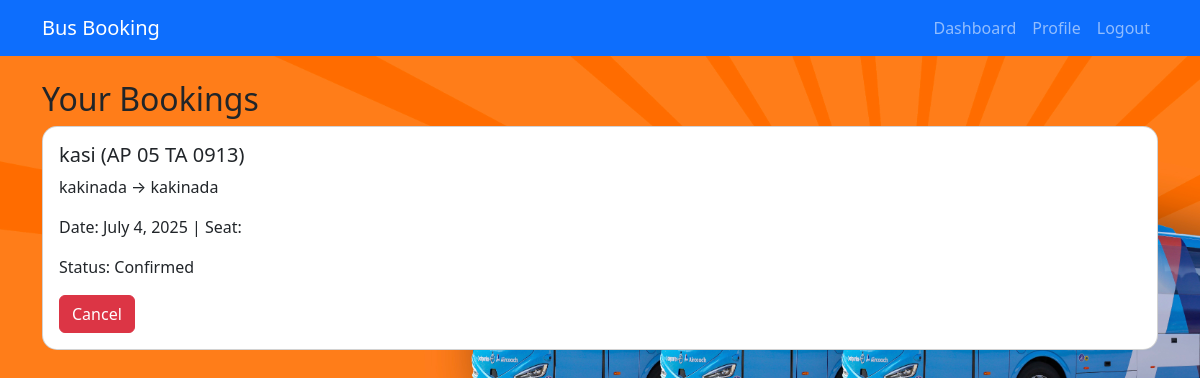
Page /my-bookings/ (signed in) on the committed database.
### core/models.py (models this page shows, shortened)
class Booking(models.Model):
    user = models.ForeignKey(User, on_delete=models.CASCADE)
    route = models.ForeignKey(Route, on_delete=models.CASCADE)
    seat = models.ManyToManyField(Seat)
    booked_on = models.DateTimeField(auto_now_add=True)
    is_cancelled = models.BooleanField(default=False)
    is_paid = models.BooleanField(default=False)

class Route(models.Model):
    bus = models.ForeignKey(Bus, on_delete=models.CASCADE)
    from_city = models.ForeignKey(City, related_name='route_from', on_delete=models.CASCADE)
    to_city = models.ForeignKey(City, related_name='route_to', on_delete=models.CASCADE)
    date = models.DateField()
    time = models.TimeField()
    price = models.DecimalField(max_digits=10, decimal_places=2)

class Bus(models.Model):
    bus_name = models.CharField(max_length=100)
    bus_number = models.CharField(max_length=20)
    total_seats = models.IntegerField()

class City(models.Model):
    name = models.CharField(max_length=100)
    def __str__(self):
        return self.name

### core/views.py (the view)
# urls.py: path('my-bookings/', views.booking_history, name='booking_history'),
@login_required
def booking_history(request):
    bookings = Booking.objects.filter(user=request.user).order_by('-booked_on')
    return render(request, 'booking_history.html', {'bookings': bookings})

### core/templates/booking_history.html (shortened to what this page needs)
{% extends 'base.html' %}
{% block content %}
<h2>Your Bookings</h2>
{% for booking in bookings %}
    <div class="card mb-3 animate__animated animate__fadeIn">
        <div class="card-body">
            <h5 class="card-title">{{ booking.route.bus.bus_name }} ({{ booking.route.bus.bus_number }})</h5>
            <p class="card-text">{{ booking.route.from_city }} → {{ booking.route.to_city }}</p>
            <p>Date: {{ booking.route.date }} | Seat: {{ booking.seat.seat_number }}</p>
            <p>Status: {% if booking.is_cancelled %}Cancelled{% else %}Confirmed{% endif %}</p>
            {% if not booking.is_cancelled %}
                <a href="/cancel-booking/{{ booking.id }}/" class="btn btn-danger">Cancel</a>
            {% else %}
                <a href="/delete-booking/{{ booking.id }}/" class="btn btn-danger">Delete</a>
            {% endif %}
        </div>
    </div>
{% empty %}
    <p>No bookings found.</p>
{% endfor %}
{% endblock %}

### rows in the picture
Booking: route.bus.bus_name "kasi", route.bus.bus_number "AP 05 TA 0913", route.from_city "kakinada", route.to_city "kakinada", route "July 4, 2025", is_cancelled "Confirmed"
